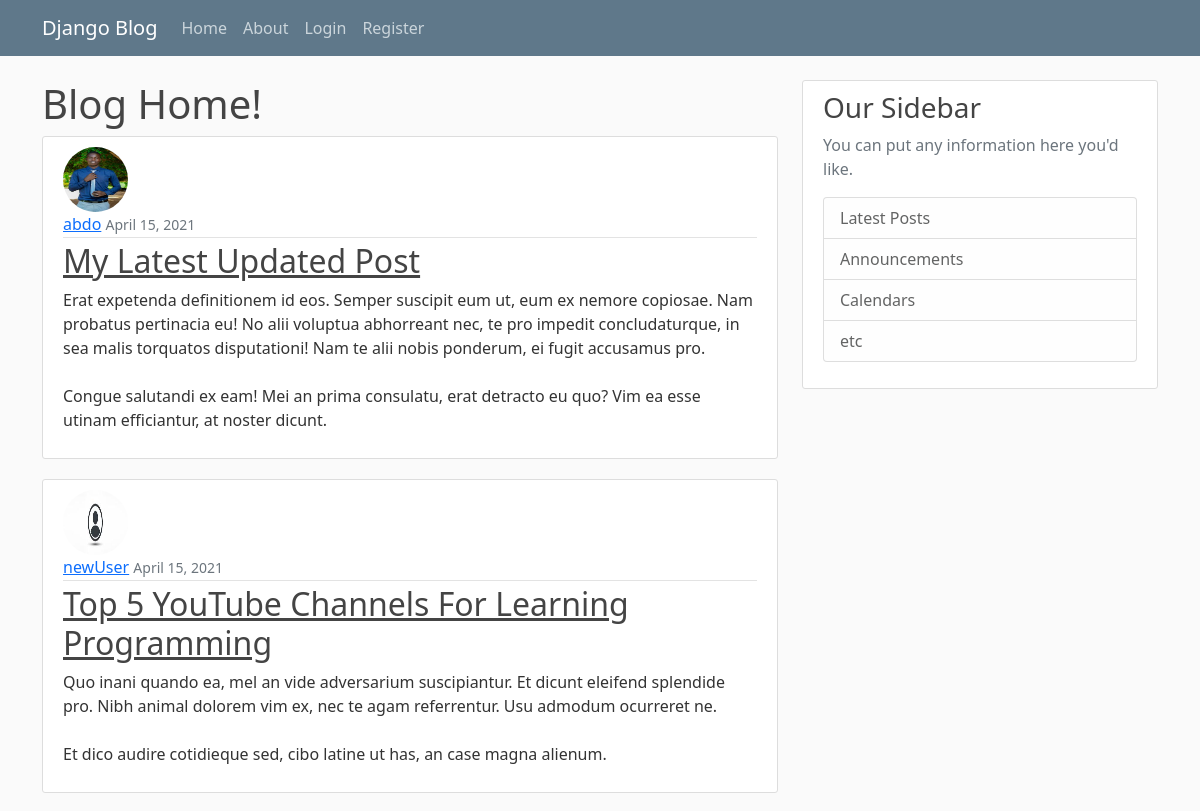
Before: / (upper part) with the older database file.
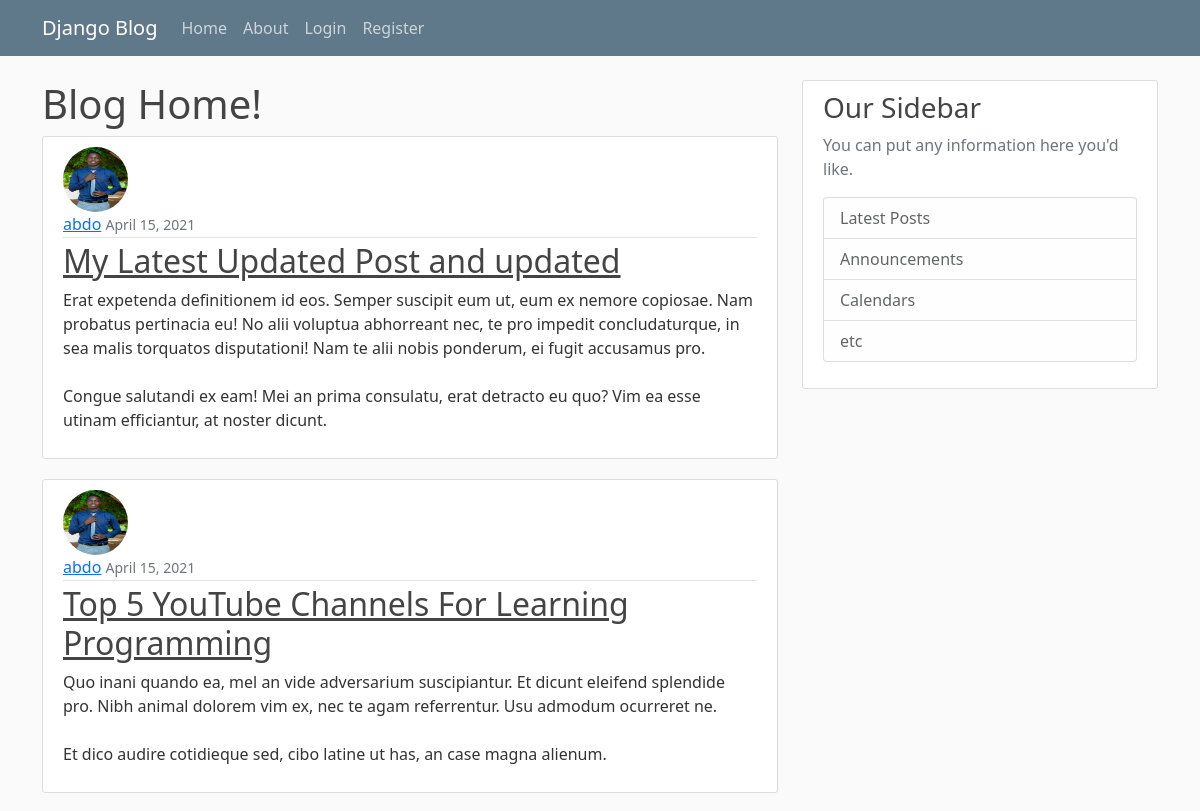
After: the same page with the newer database file.
### blog/models.py (models this page shows, shortened)
class Post(models.Model):
    title = models.CharField(max_length = 100)
    content = models.TextField()
    date_posted = models.DateTimeField(default=timezone.now)
    author = models.ForeignKey(User, on_delete = models.CASCADE, db_constraint=False)

### users/models.py (models this page shows, shortened)
class Profile(models.Model):
    user = models.OneToOneField(User, on_delete = models.CASCADE)
    image = models.ImageField(default = 'default.jpg', upload_to = 'profile_pics')

### blog/views.py (the view)
# urls.py: path('', PostListView.as_view(), name= "blog-home"),
class PostListView(ListView):
    model = Post
    template_name = 'blog/home.html'
    context_object_name = 'posts'
    ordering = ['-date_posted']
    paginate_by = 5

### blog/templates/blog/home.html (shortened to what this page needs)
{% extends "blog/base.html" %}
{% block content %}
    <h1>Blog Home!</h1>
    {% for post in posts %}
    <article class="media content-section">
        <img class = "rounded-circle article-img" src = "{{ post.author.profile.image.url }}">
        <div class="media-body">
        <div class="article-metadata">
            <a class="mr-2" href="{% url 'user-posts' post.author %}">{{ post.author }}</a>
            <small class="text-muted">{{ post.date_posted|date:"F d, Y" }}</small>
        </div>
        <h2><a class="article-title" href="{% url 'post-detail' post.id %}">{{ post.title }}</a></h2>
        <p class="article-content">{{ post.content }}</p>
        </div>
    </article>
    {% endfor %}
{% endblock %}

Changed rows visible on the page:
changed Post: title "My Latest Updated Post" → "My Latest Updated Post and updated"
changed Post "Top 5 YouTube Channels For Learning Programming": author.profile.image: picture added in place of a placeholder; author "newUser" → "abdo"
